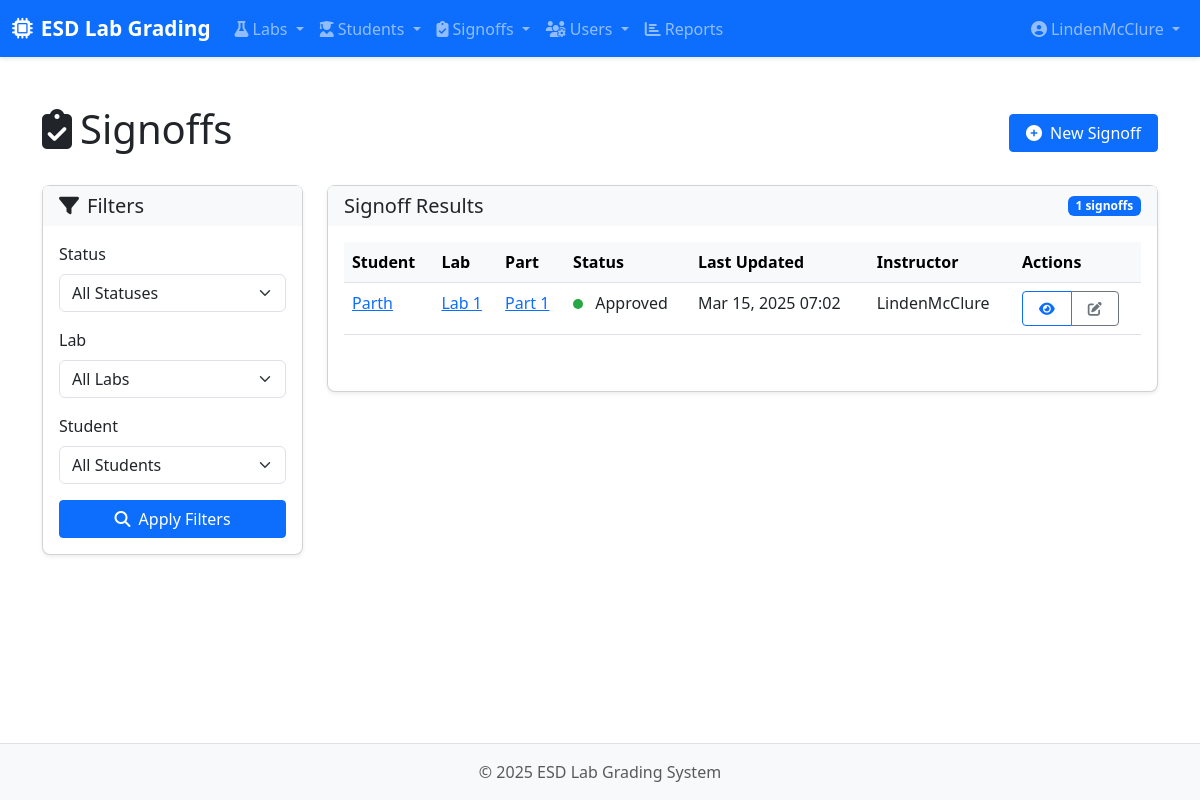
Screenshot of /signoffs/ (signed in) with the database file from the repository.
### labs/models.py (models this page shows, shortened)
class Signoff(models.Model):
    STATUS_CHOICES = (
        ('pending', 'Pending'),
        ('approved', 'Approved'),
        ('rejected', 'Rejected'),
    )
    student = models.ForeignKey(Student, on_delete=models.CASCADE, related_name='signoffs')
    part = models.ForeignKey(Part, on_delete=models.CASCADE, related_name='signoffs')
    instructor = models.ForeignKey(User, on_delete=models.CASCADE, related_name='taken_signoffs')
    status = models.CharField(max_length=20, choices=STATUS_CHOICES, default='pending')
    comments = models.TextField(blank=True)
    date_submitted = models.DateTimeField(auto_now_add=True)
    date_updated = models.DateTimeField(auto_now=True)
    class Meta:
        unique_together = ('student', 'part')
        ordering = ['-date_updated']

class Student(models.Model):
    student_id = models.CharField(max_length=20, unique=True)
    name = models.CharField(max_length=100)
    email = models.EmailField(blank=True)
    batch = models.DateField(auto_now=False, auto_now_add=False)
    active = models.BooleanField(default=True)

class Part(models.Model):
    lab = models.ForeignKey(Lab, on_delete=models.CASCADE, related_name='parts')
    name = models.CharField(max_length=100)
    description = models.TextField(blank=True)
    order = models.PositiveIntegerField(default=0)
    is_required = models.BooleanField(default=True)
    class Meta:
        ordering = ['lab', 'order']

class Lab(models.Model):
    name = models.CharField(max_length=200)
    description = models.TextField(blank=True)
    due_date = models.DateTimeField()
    total_points = models.DecimalField(max_digits=5, decimal_places=2)

### labs/views.py (the view)
# urls.py: path('signoffs/', views.signoff_list, name='signoff_list'),
@login_required
def signoff_list(request):
    status = request.GET.get('status')
    lab_id = request.GET.get('lab_id')
    student_id = request.GET.get('student_id')
    signoffs = Signoff.objects.all().select_related(
        'student', 'part', 'part__lab', 'instructor'
    ).order_by('-date_updated')
    if status:
        signoffs = signoffs.filter(status=status)
    if lab_id:
        signoffs = signoffs.filter(part__lab_id=lab_id)
    if student_id:
        signoffs = signoffs.filter(student_id=student_id)
    labs = Lab.objects.all().order_by('name')
    students = Student.objects.filter(active=True).order_by('name')
    context = {
        'signoffs': signoffs,
        'labs': labs,
        'students': students,
        'status_filter': status,
        'lab_filter': lab_id,
        'student_filter': student_id
    }
    return render(request, 'labs/signoff_list.html', context)

### labs/templatetags/role_tags.py (called while the page is built)
@register.filter
def has_role(user, role_name):
    if user.is_anonymous:
        return False
    if user.is_staff:
        return True
    try:
        return hasattr(user, 'role') and user.role.role == role_name
    except:
        return False

### labs/templates/labs/signoff_list.html (shortened to what this page needs)
{% extends 'base.html' %}
{% load static %}
{% block content %}
<div class="container py-4">
    <div class="row mb-4">
        <div class="col-12">
            <div class="d-flex justify-content-between align-items-center">
                <h1>
                    <i class="fas fa-clipboard-check me-2"></i>Signoffs
                </h1>
                <div>
                    <a href="{% url 'labs:home' %}" class="btn btn-primary">
                        <i class="fas fa-plus-circle me-1"></i> New Signoff
                    </a>
                </div>
            </div>
        </div>
    </div>
    <div class="row">
        <div class="col-md-3 mb-4">
            <div class="card sticky-top filter-card" style="top: 1rem;">
                <div class="card-header bg-light">
                    <h5 class="mb-0"><i class="fas fa-filter me-2"></i>Filters</h5>
                </div>
                <div class="card-body">
                    <form method="get" action="{% url 'labs:signoff_list' %}">
                        <div class="mb-3">
                            <label for="status" class="form-label">Status</label>
                            <select name="status" id="status" class="form-select">
                                <option value="">All Statuses</option>
                            </select>
                        </div>
                        <div class="mb-3">
                            <label for="lab" class="form-label">Lab</label>
                            <select name="lab_id" id="lab" class="form-select">
                                <option value="">All Labs</option>
                            </select>
                        </div>
                        <div class="mb-3">
                            <label for="student" class="form-label">Student</label>
                            <select name="student_id" id="student" class="form-select">
                                <option value="">All Students</option>
                            </select>
                        </div>
                        <div class="d-grid gap-2">
                            <button type="submit" class="btn btn-primary">
                                <i class="fas fa-search me-1"></i> Apply Filters
                            </button>
                        </div>
                    </form>
                </div>
            </div>
        </div>
        <div class="col-md-9">
            <div class="card">
                <div class="card-header bg-light d-flex justify-content-between align-items-center">
                    <h5 class="mb-0">Signoff Results</h5>
                    <span class="badge bg-primary">{{ signoffs.count }} signoffs</span>
                </div>
                <div class="card-body">
                    {% if signoffs %}
                    <div class="table-responsive">
                        <table class="table table-hover">
                            <thead class="table-light">
                                <tr>
                                    <th>Student</th>
                                    <th>Lab</th>
                                    <th>Part</th>
                                    <th>Status</th>
                                    <th>Last Updated</th>
                                    <th>Instructor</th>
                                    <th>Actions</th>
                                </tr>
                            </thead>
                            <tbody>
                                {% for signoff in signoffs %}
                                <tr class="signoff-row">
                                    <td>
                                        <a href="{% url 'labs:student_detail' signoff.student.id %}">
                                            {{ signoff.student.name }}
                                        </a>
                                    </td>
                                    <td>
                                        <a href="{% url 'labs:lab_detail' signoff.part.lab.id %}">
                                            {{ signoff.part.lab.name }}
                                        </a>
                                    </td>
                                    <td>
                                        <a href="{% url 'labs:part_detail' signoff.part.id %}">
                                            {{ signoff.part.name }}
                                        </a>
                                    </td>
                                    <td>
                                        <span class="status-indicator status-{{ signoff.status }}"></span>
                                        {{ signoff.status|title }}
                                    </td>
                                    <td>{{ signoff.date_updated|date:"M d, Y H:i" }}</td>
                                    <td>{{ signoff.instructor.username }}</td>
                                    <td>
                                        <div class="btn-group">
                                            <a href="{% url 'labs:signoff_detail' signoff.id %}" class="btn btn-sm btn-outline-primary">
                                                <i class="fas fa-eye"></i>
                                            </a>
                                            <a href="{% url 'labs:signoff_edit' signoff.id %}" class="btn btn-sm btn-outline-secondary">
                                                <i class="fas fa-edit"></i>
                                            </a>
                                        </div>
                                    </td>
                                </tr>
                                {% endfor %}
                            </tbody>
                        </table>
                    </div>
                    {% else %}
                    <div class="alert alert-info">
                        <i class="fas fa-info-circle me-2"></i> No signoffs found matching your filters.
                    </div>
                    {% endif %}
                </div>
            </div>
        </div>
    </div>
</div>
{% endblock %}

### templates/base.html (shortened to what this page needs)
{% load static %}
{% load role_tags %}
<!DOCTYPE html>
<html lang="en">
<head>
    <link href="https://cdn.jsdelivr.net/npm/bootstrap@5.3.0-alpha1/dist/css/bootstrap.min.css" rel="stylesheet">
    <link rel="stylesheet" href="https://cdnjs.cloudflare.com/ajax/libs/font-awesome/6.4.0/css/all.min.css">
    <link rel="stylesheet" href="{% static 'css/styles.css' %}">
</head>
<body>
    <nav class="navbar navbar-expand-lg navbar-dark bg-primary sticky-top">
        <div class="container-fluid">
            <a class="navbar-brand" href="{% url 'labs:home' %}">
                <i class="fas fa-microchip me-2"></i>ESD Lab Grading
            </a>
            <div class="collapse navbar-collapse" id="navbarMain">
                <ul class="navbar-nav me-auto">
                    <li class="nav-item dropdown">
                        <a class="nav-link dropdown-toggle" href="#" id="labsDropdown" role="button" data-bs-toggle="dropdown">
                            <i class="fas fa-flask me-1"></i>Labs
                        </a>
                    </li>
                    {% if request.user.is_authenticated %}
                    <li class="nav-item dropdown">
                        <a class="nav-link dropdown-toggle" href="#" id="studentsDropdown" role="button" data-bs-toggle="dropdown">
                            <i class="fas fa-user-graduate me-1"></i>Students
                        </a>
                    </li>
                    {% endif %}
                    {% if request.user.is_authenticated %}
                    <li class="nav-item dropdown">
                        <a class="nav-link dropdown-toggle" href="#" id="signoffsDropdown" role="button" data-bs-toggle="dropdown">
                            <i class="fas fa-clipboard-check me-1"></i>Signoffs
                        </a>
                    </li>
                    {% endif %}
                    {% if request.user.is_authenticated and request.user|has_role:'instructor' %}
                    <li class="nav-item dropdown">
                        <a class="nav-link dropdown-toggle" href="#" id="usersDropdown" role="button" data-bs-toggle="dropdown">
                            <i class="fas fa-users-cog me-1"></i>Users
                        </a>
                    </li>
                    {% endif %}
                    {% if request.user.is_authenticated %}
                    <li class="nav-item">
                        <a class="nav-link" href="{% url 'labs:reports' %}">
                            <i class="fas fa-chart-bar me-1"></i>Reports
                        </a>
                    </li>
                    {% endif %}
                </ul>
                <ul class="navbar-nav ms-3">
                    {% if request.user.is_authenticated %}
                    <li class="nav-item dropdown">
                        <a class="nav-link dropdown-toggle" href="#" id="userDropdown" role="button" data-bs-toggle="dropdown">
                            <i class="fas fa-user-circle me-1"></i>{{ request.user.username }}
                        </a>
                    </li>
                    {% else %}
                    <li class="nav-item">
                        <a class="nav-link" href="{% url 'admin:login' %}?next=/">Login</a>
                    </li>
                    {% endif %}
                </ul>
            </div>
        </div>
    </nav>
    <main class="py-4">
        {% block content %}{% endblock %}
    </main>
    <footer class="footer mt-auto py-3 bg-light">
        <div class="container text-center">
            <span class="text-muted">© {% now "Y" %} ESD Lab Grading System</span>
        </div>
    </footer>
</body>
</html>

### static/css/styles.css (style rules this page uses)
body { min-height: 100vh; display: flex; flex-direction: column; }
main { flex: 1; }
.navbar-brand { font-weight: bold; font-size: 1.3rem; }
.navbar { box-shadow: 0 2px 4px rgba(0, 0, 0, 0.1); }
.card { border-radius: 0.5rem; box-shadow: 0 0.125rem 0.25rem rgba(0, 0, 0, 0.075); margin-bottom: 1.5rem; }
.card-header { font-weight: 600; border-bottom: 0; }
.table-responsive { margin-bottom: 1.5rem; }
.table thead th { background-color: #f8f9fa; font-weight: 600; border-top: none; }
.form-label { font-weight: 500; }
.btn { border-radius: 0.25rem; padding: 0.375rem 1rem; font-weight: 500; }
.btn-primary { background-color: #0d6efd; border-color: #0d6efd; }
.footer { background-color: #f8f9fa; padding: 1.5rem 0; border-top: 1px solid #dee2e6; }

### labs/templates/labs/signoff_list.html (style rules this page uses)
.filter-card { margin-bottom: 1.5rem; }
.status-indicator { width: 10px; height: 10px; display: inline-block; border-radius: 50%; margin-right: 0.5rem; }
.status-approved { background-color: #28a745; }

### rows the page displays
Signoff: student.name "Parth", part.lab.name "Lab 1", part.name "Part 1", status "Approved", date_updated "Mar 15, 2025 07:02", instructor.username "LindenMcClure"

### other values shown
{{ request.user.username }} "LindenMcClure"
{{ signoffs.count }} "1"
